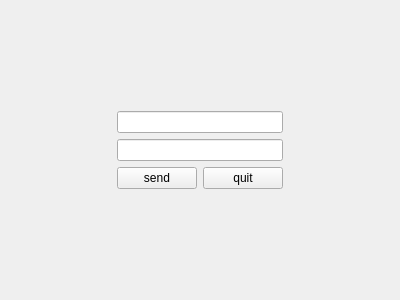
<?xml version="1.0" encoding="UTF-8"?>
<ui version="4.0">
 <class>QOprateMsg</class>
 <widget class="QWidget" name="QOprateMsg">
  <property name="geometry">
   <rect>
    <x>0</x>
    <y>0</y>
    <width>400</width>
    <height>300</height>
   </rect>
  </property>
  <property name="windowTitle">
   <string>Form</string>
  </property>
  <layout class="QVBoxLayout" name="verticalLayout_3">
   <item>
    <layout class="QVBoxLayout" name="verticalLayout_2">
     <item>
      <spacer name="verticalSpacer">
       <property name="orientation">
        <enum>Qt::Vertical</enum>
       </property>
       <property name="sizeHint" stdset="0">
        <size>
         <width>20</width>
         <height>40</height>
        </size>
       </property>
      </spacer>
     </item>
     <item>
      <layout class="QHBoxLayout" name="horizontalLayout_2">
       <item>
        <spacer name="horizontalSpacer">
         <property name="orientation">
          <enum>Qt::Horizontal</enum>
         </property>
         <property name="sizeHint" stdset="0">
          <size>
           <width>40</width>
           <height>20</height>
          </size>
         </property>
        </spacer>
       </item>
       <item>
        <layout class="QVBoxLayout" name="verticalLayout">
         <item>
          <widget class="QLineEdit" name="editAddr"/>
         </item>
         <item>
          <widget class="QLineEdit" name="editContent"/>
         </item>
         <item>
          <layout class="QHBoxLayout" name="horizontalLayout">
           <item>
            <widget class="QPushButton" name="btnSend">
             <property name="text">
              <string>send</string>
             </property>
            </widget>
           </item>
           <item>
            <widget class="QPushButton" name="btnQuit">
             <property name="text">
              <string>quit</string>
             </property>
            </widget>
           </item>
          </layout>
         </item>
        </layout>
       </item>
       <item>
        <spacer name="horizontalSpacer_2">
         <property name="orientation">
          <enum>Qt::Horizontal</enum>
         </property>
         <property name="sizeHint" stdset="0">
          <size>
           <width>40</width>
           <height>20</height>
          </size>
         </property>
        </spacer>
       </item>
      </layout>
     </item>
     <item>
      <spacer name="verticalSpacer_2">
       <property name="orientation">
        <enum>Qt::Vertical</enum>
       </property>
       <property name="sizeHint" stdset="0">
        <size>
         <width>20</width>
         <height>40</height>
        </size>
       </property>
      </spacer>
     </item>
    </layout>
   </item>
  </layout>
 </widget>
 <resources/>
 <connections/>
</ui>
